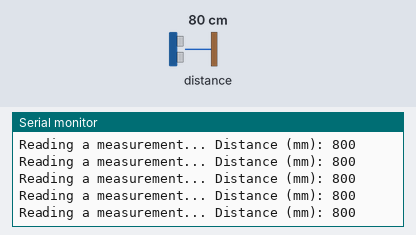
A sketch run on a simulated Arduino Zero (SAMD21). Parts: the last lines printed to the serial monitor. The inputs (shaded band) are chosen by the test bench; at power-on: distance to the obstacle 80 cm.

Above: at 1.2 s.
1.3 s: distance to the obstacle set to 250 cm
At 1.46 s:
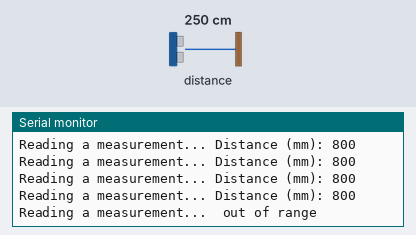
3.2 s: distance to the obstacle set to 2 cm
At 3.32 s:
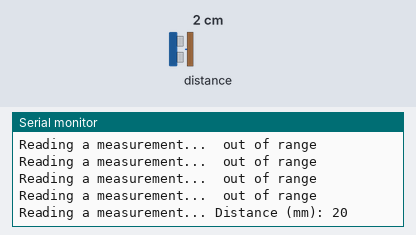

The sketch:

TIMEOFFLIGHT_I2C_sensor_basic_101.ino
```cpp
#include "Adafruit_VL53L0X.h"

#define DEBUG_STREAM SerialUSB
#define DEBUG_STREAM_BAUD 115200

//---------------------------------------------------------------------------------------------------
//---------------------------------------------------------------------------------------------------
// SENSOR
Adafruit_VL53L0X lox = Adafruit_VL53L0X();


//---------------------------------------------------------------------------------------------------
//---------------------------------------------------------------------------------------------------

void setup()
{
    DEBUG_STREAM.begin(DEBUG_STREAM_BAUD);
    DEBUG_STREAM.println("Initializing and connecting... ");

    // wait until serial port opens for native USB devices
    while (! DEBUG_STREAM) {
        delay(1);
    }

    DEBUG_STREAM.println("Adafruit VL53L0X test");
    if (!lox.begin()) {
        DEBUG_STREAM.println(F("Failed to boot VL53L0X"));
        while(1);
    }
    // power
    DEBUG_STREAM.println(F("VL53L0X API Simple Ranging example\n\n"));


}

void loop()
{
  VL53L0X_RangingMeasurementData_t measure;

  DEBUG_STREAM.print("Reading a measurement... ");
  lox.rangingTest(&measure, false); // pass in 'true' to get debug data printout!

  if (measure.RangeStatus != 4) {  // phase failures have incorrect data
    DEBUG_STREAM.print("Distance (mm): "); DEBUG_STREAM.println(measure.RangeMilliMeter);
  } else {
    DEBUG_STREAM.println(" out of range ");
  }

  delay(100);
}
```

Measured:
- after the input at 1.3 s, the serial monitor: prints a new line at once (image 1)
- after the input at 3.2 s, the serial monitor: prints a new line at once (image 2)
